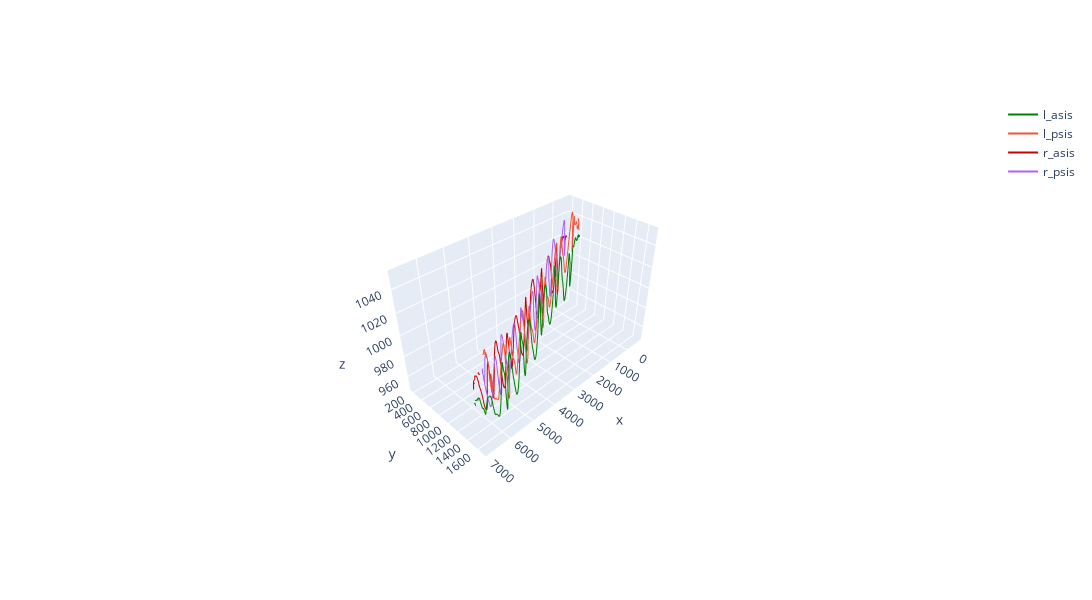

Notebook code for this chart:
### Code cell
import plotly.graph_objects as go

# Set list of marker names to plot
markers2plot = ["l_asis", "l_psis", "r_asis", "r_psis"]
colors2plot = ["rgba(0, 0.5, 0)", "rgba(0, 1.0, 0)", "rgba(0.8, 0, 0)", "rgba(1.0, 0, 0)"]

# Instantiate a plotly Figure object
fig = go.Figure()
cnt = 0
for mrk in markers2plot:
    ix = np.argwhere(marker_data["marker_location"]==mrk)[:,0]
    xs = marker_data["pos"][:,0,ix].reshape(-1,)
    ys = marker_data["pos"][:,1,ix].reshape(-1,)
    zs = marker_data["pos"][:,2,ix].reshape(-1,)

    fig.add_trace(go.Scatter3d(x=xs, y=ys, z=zs, mode="lines", line=dict(color=colors2plot[cnt]), name=mrk))
    cnt += 1

fig.update_layout(width=1200, height=600, scene=dict(aspectratio=dict(x=1, y=0.5, z=0.6)))
fig.show()

### Figure 1 — Plotly figure (JSON) as saved in the notebook; plotly's stock layout.template omitted (floating-point values rounded to 4 significant figures; data arrays with more than 128 entries replaced by an {"elided": "..."} marker saying what was removed)
{"data": [{"line": {"color": "rgba(0, 0.5, 0)"}, "mode": "lines", "name": "l_asis", "type": "scatter3d", "x": {"elided": "1789 float values"}, "y": {"elided": "1789 float values"}, "z": {"elided": "1789 float values"}}, {"line": {"color": "rgba(0, 1.0, 0)"}, "mode": "lines", "name": "l_psis", "type": "scatter3d", "x": {"elided": "1789 float values"}, "y": {"elided": "1789 float values"}, "z": {"elided": "1789 float values"}}, {"line": {"color": "rgba(0.8, 0, 0)"}, "mode": "lines", "name": "r_asis", "type": "scatter3d", "x": {"elided": "1789 float values"}, "y": {"elided": "1789 float values"}, "z": {"elided": "1789 float values"}}, {"line": {"color": "rgba(1.0, 0, 0)"}, "mode": "lines", "name": "r_psis", "type": "scatter3d", "x": {"elided": "1789 float values"}, "y": {"elided": "1789 float values"}, "z": {"elided": "1789 float values"}}], "layout": {"height": 600, "scene": {"aspectratio": {"x": 1, "y": 0.5, "z": 0.6}}, "width": 1200}}
